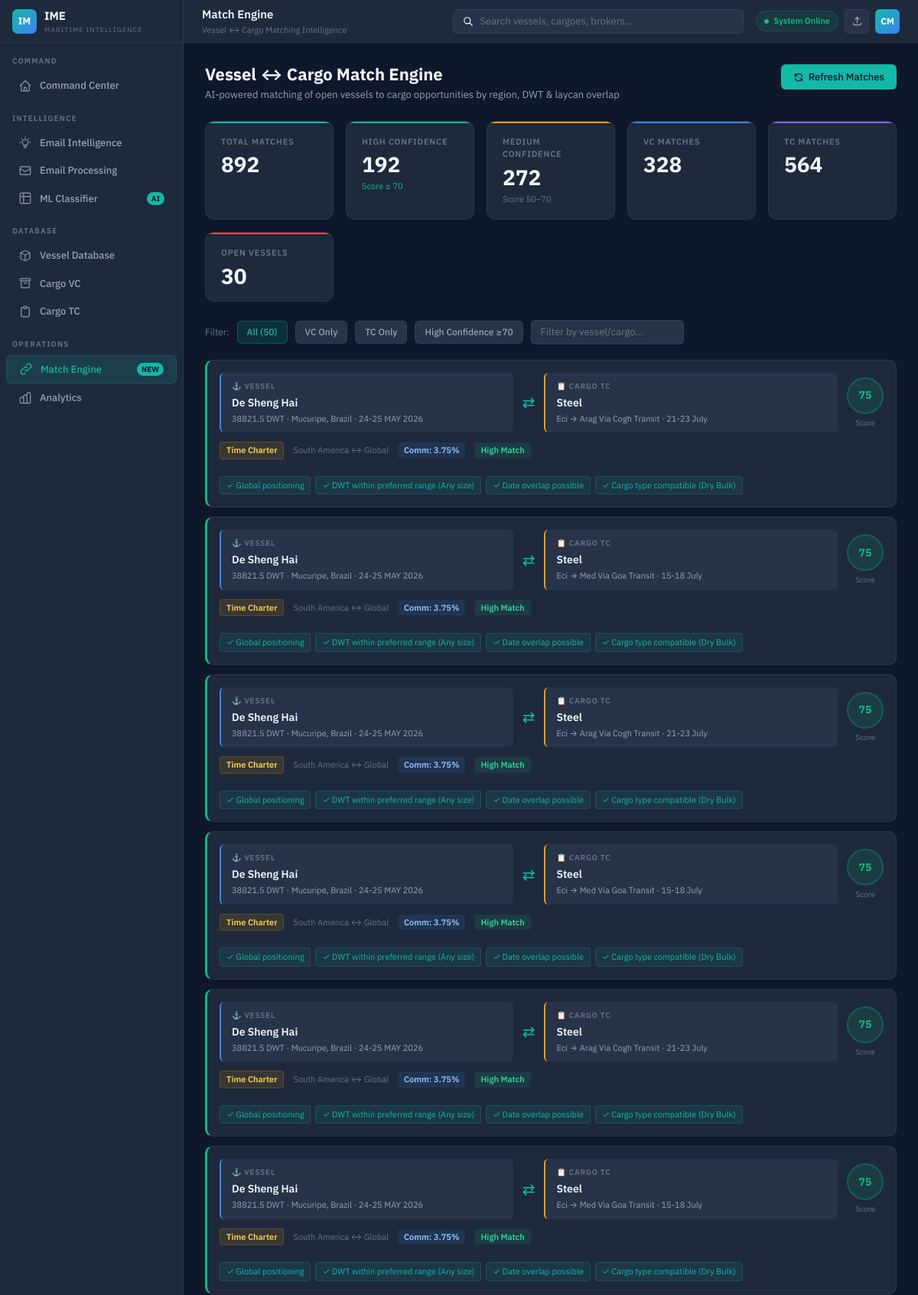
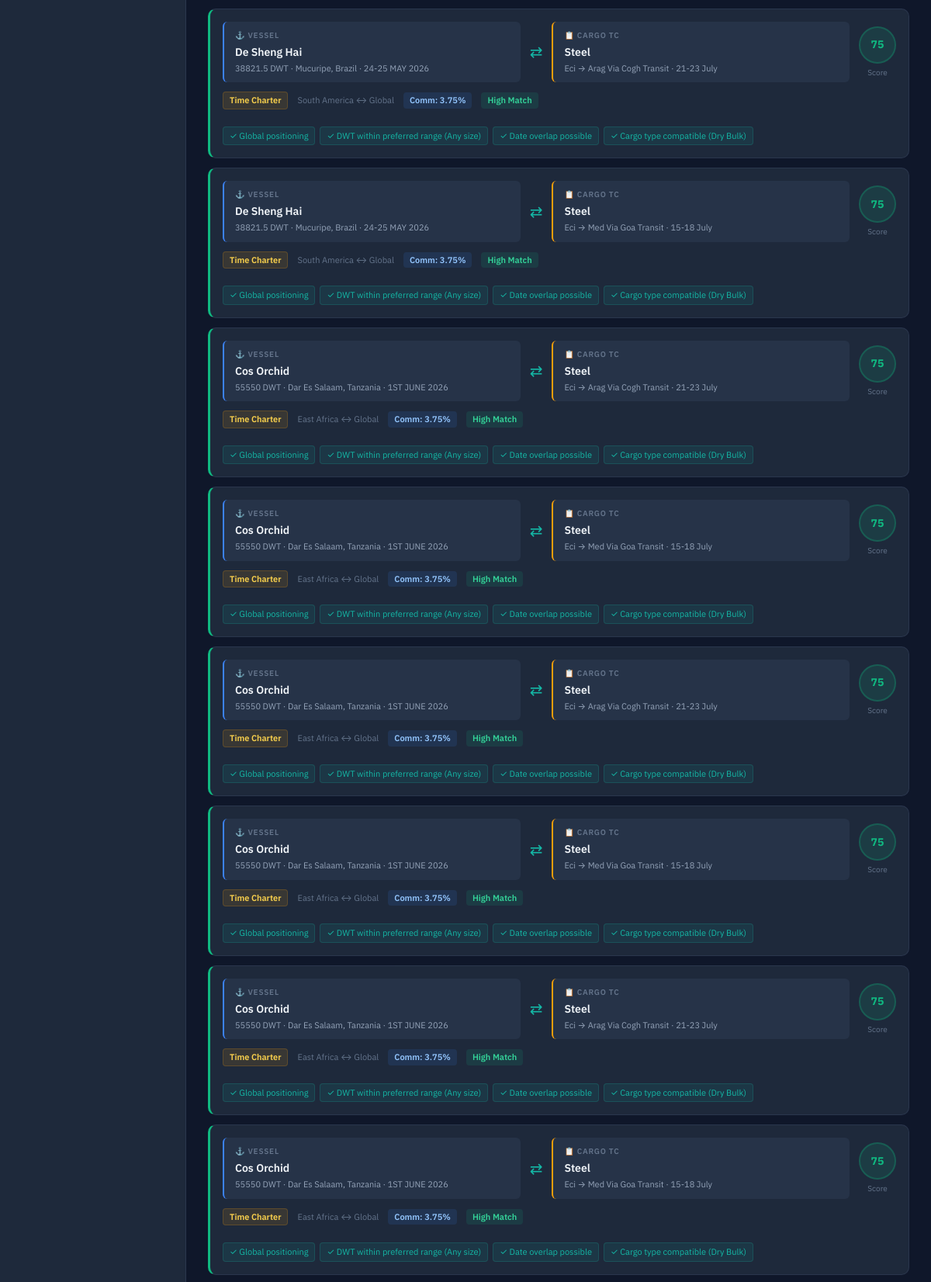
/match-engine (upper part), run on the app's committed database (2 pictures, top to bottom).
### tables this page shows
CREATE TABLE tonnage (
            id INTEGER PRIMARY KEY AUTOINCREMENT,
            email_id INTEGER,
            vessel_name TEXT,
            account_name TEXT,
            open_port TEXT,
            open_date TEXT,
            vessel_type TEXT,
            vessel_size_dwt TEXT,
            built_year TEXT,
            flag TEXT,
            classification TEXT,
            created_at TEXT DEFAULT (datetime('now')),
            FOREIGN KEY (email_id) REFERENCES emails(id)
        );

CREATE TABLE cargo_tc (
            id INTEGER PRIMARY KEY AUTOINCREMENT,
            email_id INTEGER,
            account_name TEXT,
            cargo_name TEXT,
            delivery_port TEXT,
            redelivery_port TEXT,
            duration TEXT,
            laycan TEXT,
            cargo_type TEXT,
            vessel_size_pref TEXT,
            commission_pct TEXT,
            created_at TEXT DEFAULT (datetime('now')),
            FOREIGN KEY (email_id) REFERENCES emails(id)
        );

### app.py (the view)
@app.route('/match-engine')
def match_engine():
    matches = get_vessel_cargo_matches()
    return render_template('match_engine.html', matches=matches)

### matching.py (called while the page is built)
def get_region(port_or_text):
    if not port_or_text:
        return 'Unknown'
    text = str(port_or_text).lower()
    for key, region in PORT_REGIONS.items():
        if key in text:
            return region
    return 'Global'

def parse_dwt(dwt_str):
    if not dwt_str:
        return None
    m = re.search(r'(\d+\.?\d*)K', str(dwt_str), re.IGNORECASE)
    if m:
        return float(m.group(1)) * 1000
    m = re.search(r'[\d,]+', str(dwt_str).replace(',', ''))
    if m:
        return float(m.group(0).replace(',', ''))
    return None

def parse_size_pref(pref_str):
    if not pref_str:
        return (25000, 120000)
    text = str(pref_str).lower()
    min_dwt, max_dwt = 25000, 120000
    for name, (lo, hi) in DWT_RANGES.items():
        if name in text:
            min_dwt = min(min_dwt, lo)
            max_dwt = max(max_dwt, hi)
    if min_dwt == 25000 and max_dwt == 120000:
        return (25000, 120000)
    return (min_dwt - 5000, max_dwt + 5000)

### templates/match_engine.html (shortened to what this page needs)
{% extends "base.html" %}
{% block tb_title %}Match Engine{% endblock %}
{% block tb_sub %}Vessel ↔ Cargo Matching Intelligence{% endblock %}
{% block content %}
<div class="ph">
  <div class="ph-row">
    <div>
      <h1>Vessel ↔ Cargo Match Engine</h1>
      <p>AI-powered matching of open vessels to cargo opportunities by region, DWT &amp; laycan overlap</p>
    </div>
    <button class="btn btn-p" onclick="location.reload()">
      <svg width="14" height="14" fill="none" stroke="currentColor" viewBox="0 0 24 24"><path stroke-linecap="round" stroke-linejoin="round" stroke-width="2" d="M4 4v5h.582m15.356 2A8.001 8.001 0 004.582 9m0 0H9m11 11v-5h-.581m0 0a8.003 8.003 0 01-15.357-2m15.357 2H15"/></svg>
      Refresh Matches
    </button>
  </div>
</div>
{% set stats = matches.stats %}
<div class="kpi-grid" style="grid-template-columns:repeat(auto-fit,minmax(150px,1fr));">
  <div class="kpi" style="--kc:#14B8A6"><div class="kpi-lbl">Total Matches</div><div class="kpi-val" data-count="{{ stats.total_matches|default(0) }}">{{ stats.total_matches|default(0) }}</div></div>
  <div class="kpi" style="--kc:#10B981"><div class="kpi-lbl">High Confidence</div><div class="kpi-val" data-count="{{ stats.high_confidence|default(0) }}">{{ stats.high_confidence|default(0) }}</div><div class="kpi-sub" style="color:var(--success)">Score ≥ 70</div></div>
  <div class="kpi" style="--kc:#F59E0B"><div class="kpi-lbl">Medium Confidence</div><div class="kpi-val" data-count="{{ stats.medium_confidence|default(0) }}">{{ stats.medium_confidence|default(0) }}</div><div class="kpi-sub">Score 50–70</div></div>
  <div class="kpi" style="--kc:#3B82F6"><div class="kpi-lbl">VC Matches</div><div class="kpi-val" data-count="{{ stats.vc_matches|default(0) }}">{{ stats.vc_matches|default(0) }}</div></div>
  <div class="kpi" style="--kc:#8B5CF6"><div class="kpi-lbl">TC Matches</div><div class="kpi-val" data-count="{{ stats.tc_matches|default(0) }}">{{ stats.tc_matches|default(0) }}</div></div>
  <div class="kpi" style="--kc:#EF4444"><div class="kpi-lbl">Open Vessels</div><div class="kpi-val" data-count="{{ stats.vessels_available|default(0) }}">{{ stats.vessels_available|default(0) }}</div></div>
</div>
{% set all_matches = matches.matches %}
{% if all_matches %}
<div class="filter-bar">
  <span style="font-size:12px;color:var(--t3);">Filter:</span>
  <div class="filter-chip active" onclick="filterMatches('all',this)">All ({{ all_matches|length }})</div>
  <div class="filter-chip" onclick="filterMatches('VC',this)">VC Only</div>
  <div class="filter-chip" onclick="filterMatches('TC',this)">TC Only</div>
  <div class="filter-chip" onclick="filterMatches('high',this)">High Confidence ≥70</div>
  <input type="text" class="fc" style="max-width:200px;height:32px;" placeholder="Filter by vessel/cargo…" oninput="searchMatches(this.value)">
</div>
<div id="matches-list">
{% for m in all_matches %}
{% set tier = 'high' if m.score >= 70 else ('mid' if m.score >= 50 else 'low') %}
{% set score_color = '#10B981' if m.score >= 70 else ('#F59E0B' if m.score >= 50 else '#64748B') %}
<div class="match-card {{ tier }}" data-type="{{ m.type }}" data-score="{{ m.score }}" data-text="{{ m.vessel_name }} {{ m.cargo_name }} {{ m.vessel_port }} {{ m.load_port }}">
  <div class="match-header">
    <div class="match-vessels">
      <div class="match-box" style="border-left:2px solid #3B82F6">
        <div class="match-box-label">⚓ Vessel</div>
        <div class="match-box-name">{{ m.vessel_name or 'Unknown' }}</div>
        <div class="match-box-sub">{{ m.vessel_dwt }} DWT · {{ m.vessel_port or 'N/A' }} · {{ m.vessel_date or 'TBD' }}</div>
      </div>
      <div class="match-arrow">⇄</div>
      <div class="match-box" style="border-left:2px solid {% if m.type=='VC' %}#10B981{% else %}#F59E0B{% endif %}">
        <div class="match-box-label">{% if m.type=='VC' %}📦 Cargo VC{% else %}📋 Cargo TC{% endif %}</div>
        <div class="match-box-name">{{ m.cargo_name or 'General Cargo' }}</div>
        <div class="match-box-sub">{{ m.load_port or 'N/A' }} → {{ m.disch_port or 'N/A' }} · {{ m.laycan or 'Open' }}</div>
      </div>
    </div>
    <div>
      <div class="score-circle" style="background:{{ score_color }}22;color:{{ score_color }};border:2px solid {{ score_color }}44;">{{ m.score }}</div>
      <div style="text-align:center;font-size:10px;color:var(--t3);margin-top:4px;">Score</div>
    </div>
  </div>
  <div style="display:flex;align-items:center;gap:12px;flex-wrap:wrap;">
    <span class="bdg {% if m.type=='VC' %}bvc{% else %}btc{% endif %}">{{ m.type_label }}</span>
    <span style="font-size:11px;color:var(--t3);">{{ m.vessel_region }} ↔ {{ m.cargo_region }}</span>
    {% if m.commission and m.commission != 'N/A' %}<span class="bdg bi">Comm: {{ m.commission }}</span>{% endif %}
    <span class="bdg {% if m.score>=70 %}bs{% elif m.score>=50 %}bw{% else %}bn{% endif %}">
      {% if m.score>=70 %}High Match{% elif m.score>=50 %}Medium Match{% else %}Possible Match{% endif %}
    </span>
    <div class="match-reasons">
      {% for r in m.reasons %}<span class="reason-tag">✓ {{ r }}</span>{% endfor %}
    </div>
  </div>
</div>
{% endfor %}
</div>
{% endif %}
{% endblock %}

### templates/base.html (style rules this page uses)
:root { --bg:#0F172A;--surface:#1E293B;--elevated:#263348;--card:#1a2744;--border:rgba(99,119,160,0.18);--border-b:rgba(99,119,160,0.35);--accent:#14B8A6;--accent-d:rgba(20,184,166,0.15);--blue:#3B82F6;--blue-d:rgba(59,130,246,0.12);--success:#10B981;--warn:#F59E0B;--danger:#EF4444;--t1:#F1F5F9;--t2:#94A3B8;--t3:#64748B;--sw:240px;--th:56px;--font:'IBM Plex Sans',-apple-system,sans-serif;--mono:'IBM Plex Mono',monospace;--r:8px;--rl:12px; }
*,*::before,*::after { box-sizing:border-box;margin:0;padding:0; }
body { font-family:var(--font);background:var(--bg);color:var(--t1);min-height:100vh;font-size:14px;line-height:1.5; }
.ph { margin-bottom:24px; }
.ph h1 { font-size:22px;font-weight:700;line-height:1.2; }
.ph p { font-size:13px;color:var(--t2);margin-top:4px; }
.ph-row { display:flex;align-items:flex-start;justify-content:space-between;gap:16px; }
.kpi-grid { display:grid;grid-template-columns:repeat(auto-fit,minmax(175px,1fr));gap:16px;margin-bottom:24px; }
.kpi { background:var(--surface);border:1px solid var(--border);border-radius:var(--rl);padding:18px 20px;position:relative;overflow:hidden;transition:transform .15s,border-color .15s,box-shadow .15s; }
.kpi::before { content:'';position:absolute;top:0;left:0;right:0;height:2px;background:var(--kc,var(--accent)); }
.kpi-lbl { font-size:11px;font-weight:600;text-transform:uppercase;letter-spacing:.8px;color:var(--t3);margin-bottom:8px; }
.kpi-val { font-size:28px;font-weight:700;line-height:1;font-variant-numeric:tabular-nums; }
.kpi-sub { font-size:11px;color:var(--t3);margin-top:6px;display:flex;align-items:center;gap:4px; }
.bdg { display:inline-flex;align-items:center;gap:4px;padding:2px 8px;border-radius:4px;font-size:11px;font-weight:600;white-space:nowrap; }
.btc { background:rgba(245,158,11,.12);color:#FCD34D;border:1px solid rgba(245,158,11,.2); }
.bs { background:rgba(16,185,129,.12);color:#34D399; }
.bi { background:rgba(59,130,246,.12);color:#93C5FD; }
.btn { display:inline-flex;align-items:center;gap:6px;padding:8px 16px;border-radius:6px;font-family:var(--font);font-size:13px;font-weight:500;cursor:pointer;border:none;transition:all .15s;white-space:nowrap; }
.btn-p { background:var(--accent);color:#0F172A; }
.fc { width:100%;background:var(--elevated);border:1px solid var(--border);border-radius:6px;color:var(--t1);font-family:var(--font);font-size:13px;padding:8px 12px;transition:border-color .15s;outline:none; }

### templates/match_engine.html (style rules this page uses)
.match-card { background:var(--surface);border:1px solid var(--border);border-radius:10px;padding:16px;margin-bottom:12px;transition:all .2s;border-left:3px solid transparent; }
.match-card.high { border-left-color:#10B981; }
.match-header { display:flex;align-items:center;gap:12px;margin-bottom:12px; }
.match-vessels { display:flex;align-items:center;gap:12px;flex:1; }
.match-box { background:var(--elevated);border-radius:6px;padding:10px 14px;flex:1; }
.match-box-label { font-size:10px;font-weight:600;text-transform:uppercase;letter-spacing:.8px;color:var(--t3);margin-bottom:4px; }
.match-box-name { font-size:14px;font-weight:600;color:var(--t1); }
.match-box-sub { font-size:11px;color:var(--t2);margin-top:2px; }
.match-arrow { font-size:20px;color:var(--accent);flex-shrink:0; }
.score-circle { width:48px;height:48px;border-radius:50%;display:flex;align-items:center;justify-content:center;font-size:14px;font-weight:700;flex-shrink:0; }
.match-reasons { display:flex;flex-wrap:wrap;gap:6px;margin-top:10px; }
.reason-tag { padding:3px 8px;border-radius:4px;font-size:11px;background:rgba(20,184,166,.1);color:var(--accent);border:1px solid rgba(20,184,166,.2); }
.filter-bar { display:flex;gap:10px;flex-wrap:wrap;margin-bottom:20px;align-items:center; }
.filter-chip { padding:5px 12px;border-radius:6px;font-size:12px;font-weight:500;cursor:pointer;border:1px solid var(--border);background:var(--elevated);color:var(--t2);transition:all .15s; }
.filter-chip.active { background:var(--accent-d);color:var(--accent);border-color:rgba(20,184,166,.3); }

### data on the page
tonnage: vessel_name "De Sheng Hai" "De Sheng Hai" "De Sheng Hai" "De Sheng Hai" "De Sheng Hai" "De Sheng Hai" "De Sheng Hai" "De Sheng Hai", vessel_dwt "38821.5" "38821.5" "38821.5" "38821.5" "38821.5" "38821.5" "38821.5" "38821.5", open_port "Mucuripe, Brazil" "Mucuripe, Brazil" "Mucuripe, Brazil" "Mucuripe, Brazil" "Mucuripe, Brazil" "Mucuripe, Brazil" "Mucuripe, Brazil" "Mucuripe, Brazil", open_date "24-25 MAY 2026" "24-25 MAY 2026" "24-25 MAY 2026" "24-25 MAY 2026" "24-25 MAY 2026" "24-25 MAY 2026" "24-25 MAY 2026" "24-25 MAY 2026"
cargo_tc: cargo_name "Steel" "Steel", delivery_port "Eci" "Eci", redelivery_port "Arag Via Cogh Transit" "Arag Via Cogh Transit", laycan "21-23 July" "21-23 July", commission "3.75%" "3.75%"
cargo_tc: cargo_name "Steel" "Steel", delivery_port "Eci" "Eci", redelivery_port "Med Via Goa Transit" "Med Via Goa Transit", laycan "15-18 July" "15-18 July", commission "3.75%" "3.75%"
cargo_tc: cargo_name "Steel" "Steel", delivery_port "Eci" "Eci", redelivery_port "Arag Via Cogh Transit" "Arag Via Cogh Transit", laycan "21-23 July" "21-23 July", commission "3.75%" "3.75%"
cargo_tc: cargo_name "Steel" "Steel", delivery_port "Eci" "Eci", redelivery_port "Med Via Goa Transit" "Med Via Goa Transit", laycan "15-18 July" "15-18 July", commission "3.75%" "3.75%"
cargo_tc: cargo_name "Steel" "Steel", delivery_port "Eci" "Eci", redelivery_port "Arag Via Cogh Transit" "Arag Via Cogh Transit", laycan "21-23 July" "21-23 July", commission "3.75%" "3.75%"
cargo_tc: cargo_name "Steel" "Steel", delivery_port "Eci" "Eci", redelivery_port "Med Via Goa Transit" "Med Via Goa Transit", laycan "15-18 July" "15-18 July", commission "3.75%" "3.75%"
cargo_tc: cargo_name "Steel", delivery_port "Eci", redelivery_port "Arag Via Cogh Transit", laycan "21-23 July", commission "3.75%"
cargo_tc: cargo_name "Steel", delivery_port "Eci", redelivery_port "Med Via Goa Transit", laycan "15-18 July", commission "3.75%"
tonnage: vessel_name "Cos Orchid" "Cos Orchid" "Cos Orchid" "Cos Orchid" "Cos Orchid" "Cos Orchid", vessel_dwt "55550" "55550" "55550" "55550" "55550" "55550", open_port "Dar Es Salaam, Tanzania" "Dar Es Salaam, Tanzania" "Dar Es Salaam, Tanzania" "Dar Es Salaam, Tanzania" "Dar Es Salaam, Tanzania" "Dar Es Salaam, Tanzania", open_date "1ST JUNE 2026" "1ST JUNE 2026" "1ST JUNE 2026" "1ST JUNE 2026" "1ST JUNE 2026" "1ST JUNE 2026"

### other printed values
{{ stats.total_matches|default(0) }} "892"
{{ stats.high_confidence|default(0) }} "192"
{{ stats.medium_confidence|default(0) }} "272"
{{ stats.vc_matches|default(0) }} "328"
{{ stats.tc_matches|default(0) }} "564"
{{ stats.vessels_available|default(0) }} "30"
{{ all_matches|length }} "50"
{{ m.score }} "75" "75" "75" "75" "75" "75" "75" "75" "75" "75" "75" "75" "75" "75"
{{ m.type_label }} "Time Charter" "Time Charter" "Time Charter" "Time Charter" "Time Charter" "Time Charter" "Time Charter" "Time Charter" "Time Charter" "Time Charter" "Time Charter" "Time Charter" "Time Charter" "Time Charter"
{{ m.vessel_region }} "South America" "South America" "South America" "South America" "South America" "South America" "South America" "South America" "East Africa" "East Africa" "East Africa" "East Africa" "East Africa" "East Africa"
{{ m.cargo_region }} "Global" "Global" "Global" "Global" "Global" "Global" "Global" "Global" "Global" "Global" "Global" "Global" "Global" "Global"
{{ r }} "Global positioning" "DWT within preferred range (Any size)" "Date overlap possible" "Cargo type compatible (Dry Bulk)" "Global positioning" "DWT within preferred range (Any size)" "Date overlap possible" "Cargo type compatible (Dry Bulk)" "Global positioning" "DWT within preferred range (Any size)" "Date overlap possible" "Cargo type compatible (Dry Bulk)" "Global positioning" "DWT within preferred range (Any size)" "Date overlap possible" "Cargo type compatible (Dry Bulk)" "Global positioning" "DWT within preferred range (Any size)" "Date overlap possible" "Cargo type compatible (Dry Bulk)" "Global positioning" "DWT within preferred range (Any size)" "Date overlap possible" "Cargo type compatible (Dry Bulk)" "Global positioning" "DWT within preferred range (Any size)" "Date overlap possible" "Cargo type compatible (Dry Bulk)" "Global positioning" "DWT within preferred range (Any size)" "Date overlap possible" "Cargo type compatible (Dry Bulk)" "Global positioning" "DWT within preferred range (Any size)" "Date overlap possible" "Cargo type compatible (Dry Bulk)" "Global positioning" "DWT within preferred range (Any size)" "Date overlap possible" "Cargo type compatible (Dry Bulk)" "Global positioning" "DWT within preferred range (Any size)" "Date overlap possible" "Cargo type compatible (Dry Bulk)" "Global positioning" "DWT within preferred range (Any size)" "Date overlap possible" "Cargo type compatible (Dry Bulk)" "Global positioning" "DWT within preferred range (Any size)" "Date overlap possible" "Cargo type compatible (Dry Bulk)" "Global positioning" "DWT within preferred range (Any size)" "Date overlap possible" "Cargo type compatible (Dry Bulk)"
